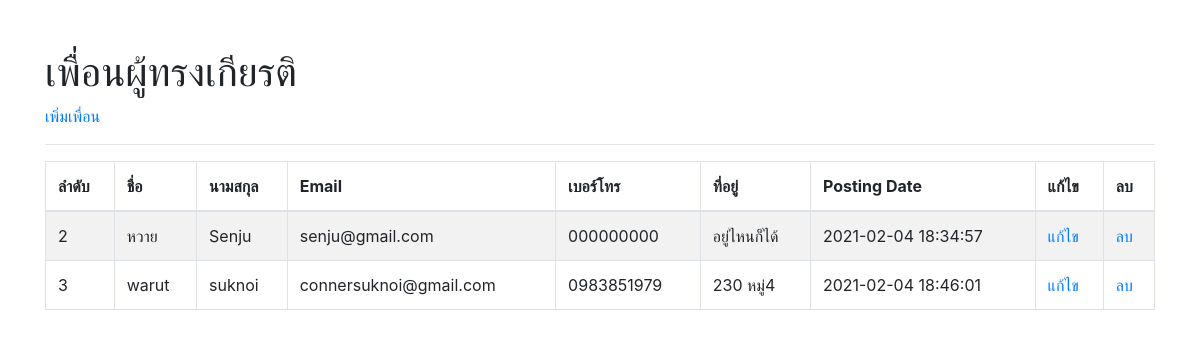
The page / on the database its author committed.
### tables this page shows
CREATE TABLE `tblusers` (
  `id` int(11) NOT NULL,
  `firstname` varchar(30) NOT NULL,
  `lastname` varchar(30) NOT NULL,
  `email` varchar(100) NOT NULL,
  `phonenumber` varchar(10) NOT NULL,
  `address` varchar(255) NOT NULL,
  `postingdate` timestamp NOT NULL DEFAULT current_timestamp()
);

### functions.php (called while the page is built, shortened)
<?php
    class DB_con {
        function __construct() {
            $conn = mysqli_connect(DB_SERVER, DB_USER, DB_PASS, DB_NAME);
            $this->dbcon = $conn;
        }
        public function fetchdata() {
            $result = mysqli_query($this->dbcon, "SELECT * FROM tblusers");
            return $result;
        }
    }
?>

### index.php (the view, shortened to what this page needs)
<!DOCTYPE html>
<html lang="en">
  <head>
    <link rel="stylesheet" href="https://maxcdn.bootstrapcdn.com/bootstrap/4.0.0-alpha.6/css/bootstrap.min.css">
  </head>
  <body>
    <div class="container">
    <h1 class="mt-5">เพื่อนผู้ทรงเกียรติ</h1>
    <a href="insert.php" class=class="text-primary">เพิ่มเพื่อน</a>
    <hr>
    <table id="mytable" class="table table-bordered table-striped">
        <thead>
            <th>ลำดับ</th>
            <th>ชื่อ</th>
            <th>นามสกุล</th>
            <th>Email</th>
            <th>เบอร์โทร</th>
            <th>ที่อยู่</th>
            <th>Posting Date</th>
            <th>แก้ไข</th>
            <th>ลบ</th>
        </thead>
        <tbody>
            <?php
                include_once('functions.php');
                $fetchdata = new DB_con();
                $sql = $fetchdata->fetchdata();
                while($row = mysqli_fetch_array($sql)) {
            ?>
                <tr>
                    <td><?php echo $row['id']; ?></td>
                    <td><?php echo $row['firstname']; ?></td>
                    <td><?php echo $row['lastname']; ?></td>
                    <td><?php echo $row['email']; ?></td>
                    <td><?php echo $row['phonenumber']; ?></td>
                    <td><?php echo $row['address']; ?></td>
                    <td><?php echo $row['postingdate']; ?></td>
                    <td><a href="update.php?id=<?php echo $row['id']; ?>" class="text-primary">แก้ไข</a></td>
                    <td><a href="delete.php?del=<?php echo $row['id']; ?>" class="text-primary">ลบ</a></td>
                </tr>
            <?php
                }
            ?>
        </tbody>
    </table>
    </div>
  </body>
</html>
</body>
</html>
</head>
</html>

### index.php (style rules this page uses)
body { background:url(https://wallpaperaccess.com/full/3047223.jpg); background-size:1920px 1080px; -moz-background-size:1920px 1080px; background-repeat:no-repeat; }

### rows shown on the page
tblusers: id "2", firstname "หวาย", lastname "Senju", email "senju@gmail.com", phonenumber "000000000", address "อยู่ไหนก็ได้", postingdate "2021-02-04 18:34:57"
tblusers: id "3", firstname "warut", lastname "suknoi", email "connersuknoi@gmail.com", phonenumber "0983851979", address "230 หมู่4", postingdate "2021-02-04 18:46:01"
